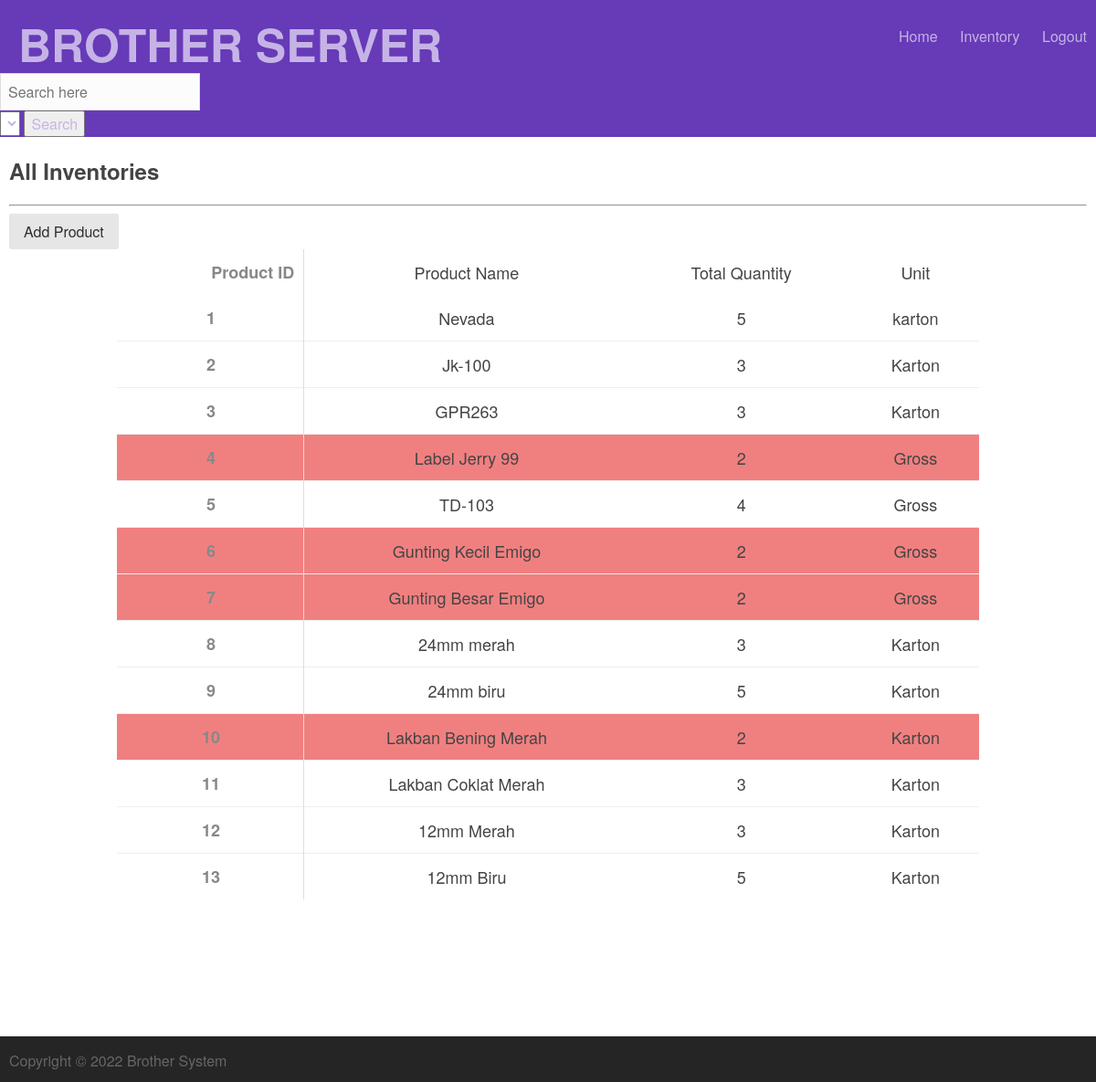
The app's page /inventories (signed in) with its own data.
### tables this page shows
CREATE TABLE Inventory(
            inventory_id INTEGER PRIMARY KEY AUTOINCREMENT,
            inventoryname TEXT,
            quantity INT,
            description TEXT);

### run.py (the view)
@app.route('/inventories')
def list_inventories():
    if ('logged_in' not in session or not session['logged_in']):
        return redirect(url_for('/login'))
    page['title'] = 'List Inventories'
    allinventories = None
    allinventories = myDatabase.select_all_inventories()
    if allinventories == None:
        allinventories = []
    return render_template("listitems/listinventories.html",
                            session=session,
                            page=page,
                            user=user_details,
                            allinventories=allinventories)

### database.py (called while the page is built)
    def execute(self, sql_string):
        out = None
        for string in sql_string.split(";"):
            try:
                out = self.cur.execute(string)
            except sqlite3.DatabaseError as e:
                print("database error:{}".format(e))
                pass
        return out

    def select_all_inventories(self):
        sql_query = """
                SELECT inventory_id, inventoryname, quantity, description
                FROM Inventory
                ORDER BY inventory_id
            """
        result = []
        self.execute(sql_query)
        cols = [a[0] for a in self.cur.description]
        returning = self.cur.fetchall()
        for row in returning:
            result.append({a:b for a,b in zip(cols, row)})
        return result

### templates/listitems/listinventories.html
{% include 'top.html' %}
<div class="content">
  <div class="container details">
    <h2 class="title">All Inventories</h2>
    <hr />
    {% if session.logged_in %}
    <a class="pure-button" href="{{ url_for('add_inventory')}}">Add Product</a>
    {% endif %}
    <div>
      <table class="styled">
        <thead>
          <tr>
            <td>Product ID</td>
            <td>Product Name</td>
            <td>Total Quantity</td>
            <td>Unit</td>
          </tr>
        </thead>
        <tbody>
          {% for instance in allinventories %}
          {% if instance.quantity <= 2 %}
          <tr bgcolor="lightcoral" class="clickable-tr" data-href="{{ url_for('single_inventory', inventory_id=instance.inventory_id)}}" >
          {% else %}
          <tr class="clickable-tr" data-href="{{ url_for('single_inventory', inventory_id=instance.inventory_id)}}" >
          {% endif %}
            <td style="text-align: center">{{ instance.inventory_id }}</td>
            <td>{{ instance.inventoryname }}</td>
            <td>{{ instance.quantity }} </td>
            <td>{{ instance.description }}</td>
          </tr>
          {% endfor %}
        </tbody>
      </table>
    </div>
  </div>
</div>
{% include 'bottom.html'%}

### static/css/pure.css (style rules this page uses)
html { font-family: sans-serif; -ms-text-size-adjust: 100%; -webkit-text-size-adjust: 100%; }
body { margin: 0; }
a { background-color: transparent; }
hr { box-sizing: content-box; height: 0; }
table { border-collapse: collapse; border-spacing: 0; }
td, th { padding: 0; }
.pure-button { display: inline-block; zoom: 1; line-height: normal; white-space: nowrap; vertical-align: middle; text-align: center; cursor: pointer; -webkit-user-drag: none; -webkit-user-select: none; -moz-user-select: none; -ms-user-select: none; user-select: none; -webkit-box-sizing: border-box; -moz-box-sizing: border-box; box-sizing: border-box; }
.pure-button { font-family: inherit; font-size: 100%; padding: 0.5em 1em; color: #444; color: rgba(0, 0, 0, 0.80); border: 1px solid #999; border: none rgba(0, 0, 0, 0); background-color: #E6E6E6; text-decoration: none; border-radius: 2px; }

### static/css/main.css (style rules this page uses)
html, button, input, select, textarea, .pure-g [class *= "pure-u"] { font-family: 'Helvetica Neue', 'Arial', serif; }
* { outline: none; }
html { height: 100%; }
body { height: 100%; min-height: 100%; color: #444; }
a { color: #0069D0; text-decoration: none; }
.container { max-width: 1280px; padding: 0 10px; margin: 0 auto; }
table.styled { width: 80%; margin: auto; text-align: center; }
table.styled td, table.styled th { padding: 12px; }
table.styled tbody tr + tr td { border-top: 1px solid #eee; }
.details td { padding: 6px 0; font-size: 18px; }
.details td:first-child { text-align: right; font-weight: bold; padding-right: 10px; color: #888; }
.details td:nth-child(2) { padding-left: 10px; border-left: 1px solid #ddd; }

### records on screen
Inventory: inventory_id "1", inventoryname "Nevada", quantity "5", description "karton"
Inventory: inventory_id "2", inventoryname "Jk-100", quantity "3", description "Karton"
Inventory: inventory_id "3", inventoryname "GPR263", quantity "3", description "Karton"
Inventory: inventory_id "4", inventoryname "Label Jerry 99", quantity "2", description "Gross"
Inventory: inventory_id "5", inventoryname "TD-103", quantity "4", description "Gross"
Inventory: inventory_id "6", inventoryname "Gunting Kecil Emigo", quantity "2", description "Gross"
Inventory: inventory_id "7", inventoryname "Gunting Besar Emigo", quantity "2", description "Gross"
Inventory: inventory_id "8", inventoryname "24mm merah", quantity "3", description "Karton"
Inventory: inventory_id "9", inventoryname "24mm biru", quantity "5", description "Karton"
Inventory: inventory_id "10", inventoryname "Lakban Bening Merah", quantity "2", description "Karton"
Inventory: inventory_id "11", inventoryname "Lakban Coklat Merah", quantity "3", description "Karton"
Inventory: inventory_id "12", inventoryname "12mm Merah", quantity "3", description "Karton"
Inventory: inventory_id "13", inventoryname "12mm Biru", quantity "5", description "Karton"
